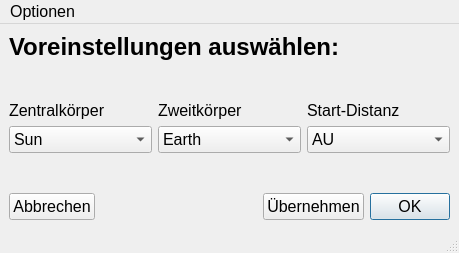
<?xml version="1.0" encoding="UTF-8"?>
<ui version="4.0">
 <class>MainWindow</class>
 <widget class="QMainWindow" name="MainWindow">
  <property name="geometry">
   <rect>
    <x>0</x>
    <y>0</y>
    <width>459</width>
    <height>253</height>
   </rect>
  </property>
  <property name="font">
   <font>
    <pointsize>12</pointsize>
   </font>
  </property>
  <property name="windowTitle">
   <string>Voreinstellungen</string>
  </property>
  <widget class="QWidget" name="centralwidget">
   <layout class="QVBoxLayout" name="verticalLayout">
    <item>
     <widget class="QLabel" name="label_17">
      <property name="text">
       <string>&lt;html&gt;&lt;head/&gt;&lt;body&gt;&lt;p&gt;&lt;span style=&quot; font-size:18pt; font-weight:600;&quot;&gt;Voreinstellungen auswählen:&lt;/span&gt;&lt;/p&gt;&lt;/body&gt;&lt;/html&gt;</string>
      </property>
     </widget>
    </item>
    <item>
     <spacer name="verticalSpacer_2">
      <property name="orientation">
       <enum>Qt::Vertical</enum>
      </property>
      <property name="sizeHint" stdset="0">
       <size>
        <width>0</width>
        <height>0</height>
       </size>
      </property>
     </spacer>
    </item>
    <item>
     <layout class="QHBoxLayout" name="horizontalLayout_2">
      <item>
       <widget class="QLabel" name="label">
        <property name="text">
         <string>Zentralkörper</string>
        </property>
       </widget>
      </item>
      <item>
       <widget class="QLabel" name="label_2">
        <property name="text">
         <string>Zweitkörper</string>
        </property>
       </widget>
      </item>
      <item>
       <widget class="QLabel" name="label_3">
        <property name="text">
         <string>Start-Distanz</string>
        </property>
       </widget>
      </item>
     </layout>
    </item>
    <item>
     <layout class="QHBoxLayout" name="horizontalLayout_3">
      <item>
       <widget class="QComboBox" name="choice_central">
        <item>
         <property name="text">
          <string notr="true">Sun</string>
         </property>
        </item>
        <item>
         <property name="text">
          <string notr="true">Earth</string>
         </property>
        </item>
        <item>
         <property name="text">
          <string notr="true">Moon</string>
         </property>
        </item>
       </widget>
      </item>
      <item>
       <widget class="QComboBox" name="choice_sat">
        <item>
         <property name="text">
          <string notr="true">Earth</string>
         </property>
        </item>
        <item>
         <property name="text">
          <string notr="true">Moon</string>
         </property>
        </item>
        <item>
         <property name="text">
          <string notr="true">Sputnik2</string>
         </property>
        </item>
       </widget>
      </item>
      <item>
       <widget class="QComboBox" name="choice_distance">
        <item>
         <property name="text">
          <string notr="true">AU</string>
         </property>
        </item>
        <item>
         <property name="text">
          <string notr="true">EarthMoon</string>
         </property>
        </item>
        <item>
         <property name="text">
          <string notr="true">EarthSat</string>
         </property>
        </item>
       </widget>
      </item>
     </layout>
    </item>
    <item>
     <spacer name="verticalSpacer">
      <property name="orientation">
       <enum>Qt::Vertical</enum>
      </property>
      <property name="sizeHint" stdset="0">
       <size>
        <width>0</width>
        <height>0</height>
       </size>
      </property>
     </spacer>
    </item>
    <item>
     <layout class="QHBoxLayout" name="horizontalLayout">
      <item>
       <widget class="QPushButton" name="b_cancel">
        <property name="text">
         <string>Abbrechen</string>
        </property>
       </widget>
      </item>
      <item>
       <spacer name="horizontalSpacer">
        <property name="orientation">
         <enum>Qt::Horizontal</enum>
        </property>
        <property name="sizeHint" stdset="0">
         <size>
          <width>50</width>
          <height>0</height>
         </size>
        </property>
       </spacer>
      </item>
      <item>
       <widget class="QPushButton" name="b_fill">
        <property name="toolTip">
         <string>&lt;html&gt;&lt;head/&gt;&lt;body&gt;&lt;p&gt;Werte eintragen&lt;/p&gt;&lt;/body&gt;&lt;/html&gt;</string>
        </property>
        <property name="text">
         <string>Übernehmen</string>
        </property>
       </widget>
      </item>
      <item>
       <widget class="QPushButton" name="b_ok">
        <property name="toolTip">
         <string>&lt;html&gt;&lt;head/&gt;&lt;body&gt;&lt;p&gt;Übernehmen und schliessen&lt;/p&gt;&lt;/body&gt;&lt;/html&gt;</string>
        </property>
        <property name="text">
         <string>OK</string>
        </property>
        <property name="default">
         <bool>true</bool>
        </property>
       </widget>
      </item>
     </layout>
    </item>
   </layout>
  </widget>
  <widget class="QMenuBar" name="menubar">
   <property name="geometry">
    <rect>
     <x>0</x>
     <y>0</y>
     <width>459</width>
     <height>34</height>
    </rect>
   </property>
   <widget class="QMenu" name="menuOptionen">
    <property name="title">
     <string>Optionen</string>
    </property>
    <addaction name="actionVerlassen"/>
   </widget>
   <addaction name="menuOptionen"/>
  </widget>
  <widget class="QStatusBar" name="statusbar"/>
  <action name="actionVerlassen">
   <property name="text">
    <string>Verlassen</string>
   </property>
   <property name="shortcut">
    <string>Ctrl+Q</string>
   </property>
  </action>
 </widget>
 <tabstops>
  <tabstop>b_cancel</tabstop>
  <tabstop>b_fill</tabstop>
  <tabstop>b_ok</tabstop>
 </tabstops>
 <resources/>
 <connections/>
</ui>
